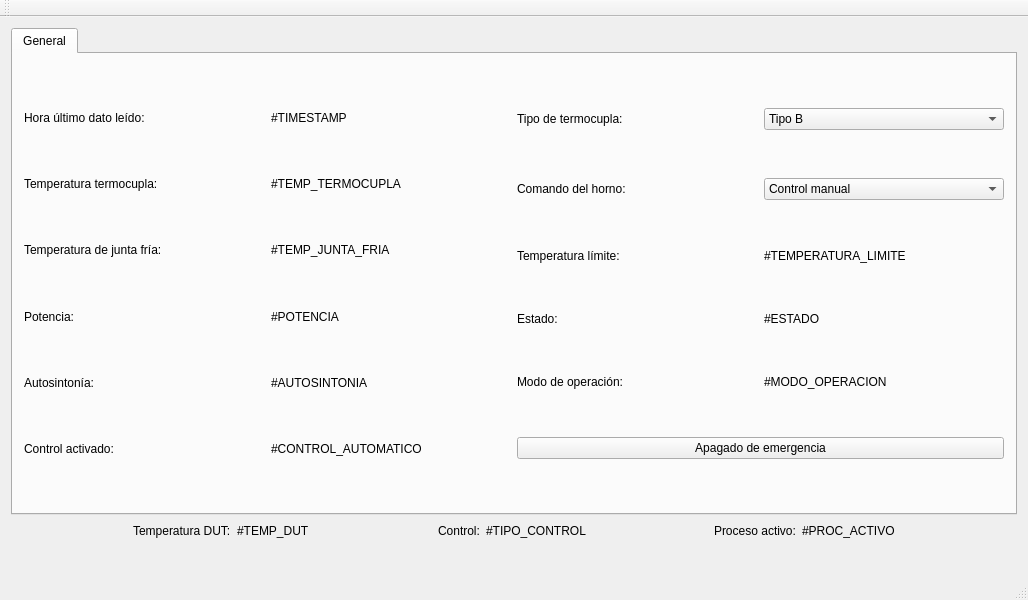
<?xml version="1.0" encoding="UTF-8"?>
<ui version="4.0">
 <class>MainWindow</class>
 <widget class="QMainWindow" name="MainWindow">
  <property name="geometry">
   <rect>
    <x>0</x>
    <y>0</y>
    <width>1028</width>
    <height>600</height>
   </rect>
  </property>
  <property name="windowTitle">
   <string>MainWindow</string>
  </property>
  <widget class="QWidget" name="centralWidget">
   <layout class="QVBoxLayout" name="verticalLayout_2">
    <item>
     <widget class="QTabWidget" name="tabWidget">
      <widget class="QWidget" name="generalTab">
       <attribute name="title">
        <string>General</string>
       </attribute>
       <layout class="QHBoxLayout" name="horizontalLayout_25">
        <item>
         <layout class="QVBoxLayout" name="verticalLayout">
          <item>
           <spacer name="verticalSpacer_2">
            <property name="orientation">
             <enum>Qt::Vertical</enum>
            </property>
            <property name="sizeHint" stdset="0">
             <size>
              <width>20</width>
              <height>40</height>
             </size>
            </property>
           </spacer>
          </item>
          <item>
           <layout class="QHBoxLayout" name="horizontalLayout_13">
            <item>
             <widget class="QLabel" name="lastTimestampLabel">
              <property name="text">
               <string>Hora último dato leído:</string>
              </property>
             </widget>
            </item>
            <item>
             <widget class="QLabel" name="lastTimestampValue">
              <property name="text">
               <string>#TIMESTAMP</string>
              </property>
             </widget>
            </item>
           </layout>
          </item>
          <item>
           <spacer name="verticalSpacer">
            <property name="orientation">
             <enum>Qt::Vertical</enum>
            </property>
            <property name="sizeHint" stdset="0">
             <size>
              <width>20</width>
              <height>40</height>
             </size>
            </property>
           </spacer>
          </item>
          <item>
           <layout class="QHBoxLayout" name="horizontalLayout_14">
            <item>
             <widget class="QLabel" name="thermocoupleTempLabel">
              <property name="text">
               <string>Temperatura termocupla:</string>
              </property>
             </widget>
            </item>
            <item>
             <widget class="QLabel" name="thermocoupleTempValue">
              <property name="text">
               <string>#TEMP_TERMOCUPLA</string>
              </property>
             </widget>
            </item>
           </layout>
          </item>
          <item>
           <spacer name="verticalSpacer_3">
            <property name="orientation">
             <enum>Qt::Vertical</enum>
            </property>
            <property name="sizeHint" stdset="0">
             <size>
              <width>20</width>
              <height>40</height>
             </size>
            </property>
           </spacer>
          </item>
          <item>
           <layout class="QHBoxLayout" name="horizontalLayout_15">
            <item>
             <widget class="QLabel" name="coldJointTempLabel">
              <property name="text">
               <string>Temperatura de junta fría:</string>
              </property>
             </widget>
            </item>
            <item>
             <widget class="QLabel" name="coldJointTempValue">
              <property name="text">
               <string>#TEMP_JUNTA_FRIA</string>
              </property>
             </widget>
            </item>
           </layout>
          </item>
          <item>
           <spacer name="verticalSpacer_4">
            <property name="orientation">
             <enum>Qt::Vertical</enum>
            </property>
            <property name="sizeHint" stdset="0">
             <size>
              <width>20</width>
              <height>40</height>
             </size>
            </property>
           </spacer>
          </item>
          <item>
           <layout class="QHBoxLayout" name="horizontalLayout_16">
            <item>
             <widget class="QLabel" name="powerLabel">
              <property name="text">
               <string>Potencia:</string>
              </property>
             </widget>
            </item>
            <item>
             <widget class="QLabel" name="powerValue">
              <property name="text">
               <string>#POTENCIA</string>
              </property>
             </widget>
            </item>
           </layout>
          </item>
          <item>
           <spacer name="verticalSpacer_5">
            <property name="orientation">
             <enum>Qt::Vertical</enum>
            </property>
            <property name="sizeHint" stdset="0">
             <size>
              <width>20</width>
              <height>40</height>
             </size>
            </property>
           </spacer>
          </item>
          <item>
           <layout class="QHBoxLayout" name="horizontalLayout_17">
            <item>
             <widget class="QLabel" name="autoTuningLabel">
              <property name="text">
               <string>Autosintonía:</string>
              </property>
             </widget>
            </item>
            <item>
             <widget class="QLabel" name="autoTuningValue">
              <property name="text">
               <string>#AUTOSINTONIA</string>
              </property>
             </widget>
            </item>
           </layout>
          </item>
          <item>
           <spacer name="verticalSpacer_6">
            <property name="orientation">
             <enum>Qt::Vertical</enum>
            </property>
            <property name="sizeHint" stdset="0">
             <size>
              <width>20</width>
              <height>40</height>
             </size>
            </property>
           </spacer>
          </item>
          <item>
           <layout class="QHBoxLayout" name="horizontalLayout_18">
            <item>
             <widget class="QLabel" name="automaticControlLabel">
              <property name="text">
               <string>Control activado:</string>
              </property>
             </widget>
            </item>
            <item>
             <widget class="QLabel" name="automaticControlValue">
              <property name="text">
               <string>#CONTROL_AUTOMATICO</string>
              </property>
             </widget>
            </item>
           </layout>
          </item>
          <item>
           <spacer name="verticalSpacer_7">
            <property name="orientation">
             <enum>Qt::Vertical</enum>
            </property>
            <property name="sizeHint" stdset="0">
             <size>
              <width>20</width>
              <height>40</height>
             </size>
            </property>
           </spacer>
          </item>
         </layout>
        </item>
        <item>
         <layout class="QVBoxLayout" name="verticalLayout_3">
          <item>
           <spacer name="verticalSpacer_8">
            <property name="orientation">
             <enum>Qt::Vertical</enum>
            </property>
            <property name="sizeHint" stdset="0">
             <size>
              <width>20</width>
              <height>40</height>
             </size>
            </property>
           </spacer>
          </item>
          <item>
           <layout class="QHBoxLayout" name="horizontalLayout_19">
            <item>
             <widget class="QLabel" name="thermocoupleTypeLabel">
              <property name="text">
               <string>Tipo de termocupla:</string>
              </property>
             </widget>
            </item>
            <item>
             <widget class="QComboBox" name="thermocoupleTypeComboBox">
              <item>
               <property name="text">
                <string>Tipo B</string>
               </property>
              </item>
              <item>
               <property name="text">
                <string>Tipo E</string>
               </property>
              </item>
              <item>
               <property name="text">
                <string>Tipo J</string>
               </property>
              </item>
              <item>
               <property name="text">
                <string>Tipo K</string>
               </property>
              </item>
              <item>
               <property name="text">
                <string>Tipo N</string>
               </property>
              </item>
              <item>
               <property name="text">
                <string>Tipo R</string>
               </property>
              </item>
              <item>
               <property name="text">
                <string>Tipo S</string>
               </property>
              </item>
              <item>
               <property name="text">
                <string>Tipo T</string>
               </property>
              </item>
             </widget>
            </item>
           </layout>
          </item>
          <item>
           <spacer name="verticalSpacer_9">
            <property name="orientation">
             <enum>Qt::Vertical</enum>
            </property>
            <property name="sizeHint" stdset="0">
             <size>
              <width>20</width>
              <height>40</height>
             </size>
            </property>
           </spacer>
          </item>
          <item>
           <layout class="QHBoxLayout" name="horizontalLayout_20">
            <item>
             <widget class="QLabel" name="ovenCommandTypeLabel">
              <property name="text">
               <string>Comando del horno:</string>
              </property>
             </widget>
            </item>
            <item>
             <widget class="QComboBox" name="ovenCommandTypeComboBox">
              <item>
               <property name="text">
                <string>Control manual</string>
               </property>
              </item>
              <item>
               <property name="text">
                <string>Control automatico</string>
               </property>
              </item>
             </widget>
            </item>
           </layout>
          </item>
          <item>
           <spacer name="verticalSpacer_10">
            <property name="orientation">
             <enum>Qt::Vertical</enum>
            </property>
            <property name="sizeHint" stdset="0">
             <size>
              <width>20</width>
              <height>40</height>
             </size>
            </property>
           </spacer>
          </item>
          <item>
           <layout class="QHBoxLayout" name="horizontalLayout_21">
            <item>
             <widget class="QLabel" name="limitTemperatureLabel">
              <property name="text">
               <string>Temperatura límite:</string>
              </property>
             </widget>
            </item>
            <item>
             <widget class="QLabel" name="limitTemperatureValue">
              <property name="text">
               <string>#TEMPERATURA_LIMITE</string>
              </property>
             </widget>
            </item>
           </layout>
          </item>
          <item>
           <spacer name="verticalSpacer_11">
            <property name="orientation">
             <enum>Qt::Vertical</enum>
            </property>
            <property name="sizeHint" stdset="0">
             <size>
              <width>20</width>
              <height>40</height>
             </size>
            </property>
           </spacer>
          </item>
          <item>
           <layout class="QHBoxLayout" name="horizontalLayout_22">
            <item>
             <widget class="QLabel" name="statusLabel">
              <property name="text">
               <string>Estado:</string>
              </property>
             </widget>
            </item>
            <item>
             <widget class="QLabel" name="statusValue">
              <property name="text">
               <string>#ESTADO</string>
              </property>
             </widget>
            </item>
           </layout>
          </item>
          <item>
           <spacer name="verticalSpacer_12">
            <property name="orientation">
             <enum>Qt::Vertical</enum>
            </property>
            <property name="sizeHint" stdset="0">
             <size>
              <width>20</width>
              <height>40</height>
             </size>
            </property>
           </spacer>
          </item>
          <item>
           <layout class="QHBoxLayout" name="horizontalLayout_23">
            <item>
             <widget class="QLabel" name="operationModeLabel">
              <property name="text">
               <string>Modo de operación:</string>
              </property>
             </widget>
            </item>
            <item>
             <widget class="QLabel" name="operationModeValue">
              <property name="text">
               <string>#MODO_OPERACION</string>
              </property>
             </widget>
            </item>
           </layout>
          </item>
          <item>
           <spacer name="verticalSpacer_13">
            <property name="orientation">
             <enum>Qt::Vertical</enum>
            </property>
            <property name="sizeHint" stdset="0">
             <size>
              <width>20</width>
              <height>40</height>
             </size>
            </property>
           </spacer>
          </item>
          <item>
           <layout class="QHBoxLayout" name="horizontalLayout_24">
            <item>
             <widget class="QPushButton" name="shutdownButton">
              <property name="text">
               <string>Apagado de emergencia</string>
              </property>
             </widget>
            </item>
           </layout>
          </item>
          <item>
           <spacer name="verticalSpacer_14">
            <property name="orientation">
             <enum>Qt::Vertical</enum>
            </property>
            <property name="sizeHint" stdset="0">
             <size>
              <width>20</width>
              <height>40</height>
             </size>
            </property>
           </spacer>
          </item>
         </layout>
        </item>
       </layout>
      </widget>
     </widget>
    </item>
    <item>
     <layout class="QHBoxLayout" name="horizontalLayout">
      <item>
       <spacer name="horizontalSpacer_2">
        <property name="orientation">
         <enum>Qt::Horizontal</enum>
        </property>
        <property name="sizeHint" stdset="0">
         <size>
          <width>40</width>
          <height>20</height>
         </size>
        </property>
       </spacer>
      </item>
      <item>
       <widget class="QLabel" name="label_6">
        <property name="text">
         <string>Temperatura DUT:</string>
        </property>
       </widget>
      </item>
      <item>
       <widget class="QLabel" name="dut_temp_value">
        <property name="text">
         <string>#TEMP_DUT</string>
        </property>
       </widget>
      </item>
      <item>
       <spacer name="horizontalSpacer_3">
        <property name="orientation">
         <enum>Qt::Horizontal</enum>
        </property>
        <property name="sizeHint" stdset="0">
         <size>
          <width>40</width>
          <height>20</height>
         </size>
        </property>
       </spacer>
      </item>
      <item>
       <widget class="QLabel" name="label_4">
        <property name="text">
         <string>Control:</string>
        </property>
       </widget>
      </item>
      <item>
       <widget class="QLabel" name="control_type_value">
        <property name="text">
         <string>#TIPO_CONTROL</string>
        </property>
       </widget>
      </item>
      <item>
       <spacer name="horizontalSpacer_4">
        <property name="orientation">
         <enum>Qt::Horizontal</enum>
        </property>
        <property name="sizeHint" stdset="0">
         <size>
          <width>40</width>
          <height>20</height>
         </size>
        </property>
       </spacer>
      </item>
      <item>
       <widget class="QLabel" name="label_2">
        <property name="text">
         <string>Proceso activo:</string>
        </property>
       </widget>
      </item>
      <item>
       <widget class="QLabel" name="current_process">
        <property name="text">
         <string>#PROC_ACTIVO</string>
        </property>
       </widget>
      </item>
      <item>
       <spacer name="horizontalSpacer">
        <property name="orientation">
         <enum>Qt::Horizontal</enum>
        </property>
        <property name="sizeHint" stdset="0">
         <size>
          <width>40</width>
          <height>20</height>
         </size>
        </property>
       </spacer>
      </item>
     </layout>
    </item>
    <item>
     <layout class="QHBoxLayout" name="horizontalLayout_2">
      <item>
       <spacer name="horizontalSpacer_6">
        <property name="orientation">
         <enum>Qt::Horizontal</enum>
        </property>
        <property name="sizeHint" stdset="0">
         <size>
          <width>40</width>
          <height>20</height>
         </size>
        </property>
       </spacer>
      </item>
      <item>
       <widget class="QLabel" name="notificationLabel">
        <property name="text">
         <string/>
        </property>
       </widget>
      </item>
      <item>
       <spacer name="horizontalSpacer_5">
        <property name="orientation">
         <enum>Qt::Horizontal</enum>
        </property>
        <property name="sizeHint" stdset="0">
         <size>
          <width>40</width>
          <height>20</height>
         </size>
        </property>
       </spacer>
      </item>
     </layout>
    </item>
   </layout>
  </widget>
  <widget class="QMenuBar" name="menuBar">
   <property name="geometry">
    <rect>
     <x>0</x>
     <y>0</y>
     <width>1028</width>
     <height>22</height>
    </rect>
   </property>
  </widget>
  <widget class="QToolBar" name="mainToolBar">
   <attribute name="toolBarArea">
    <enum>TopToolBarArea</enum>
   </attribute>
   <attribute name="toolBarBreak">
    <bool>false</bool>
   </attribute>
  </widget>
  <widget class="QStatusBar" name="statusBar"/>
 </widget>
 <layoutdefault spacing="6" margin="11"/>
 <resources/>
 <connections/>
</ui>
